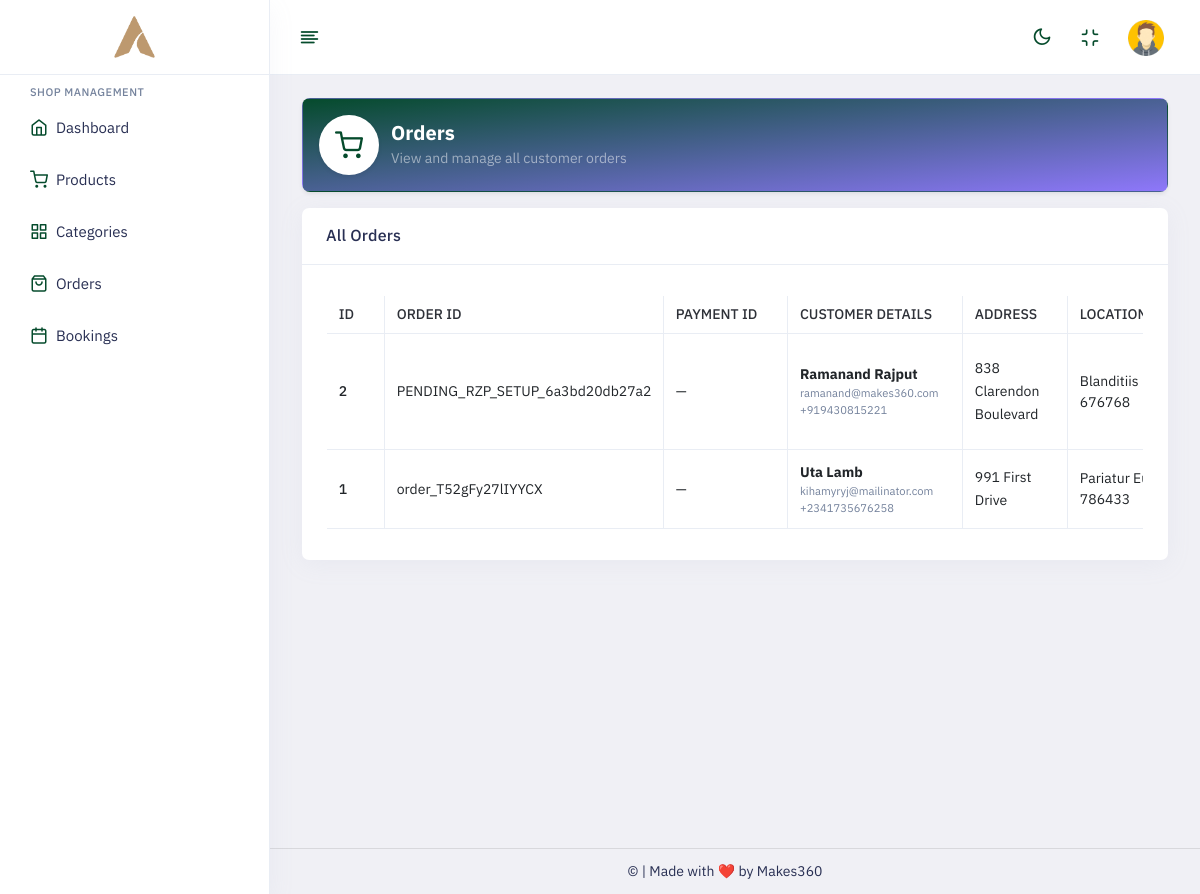
The app's page /admin/files/products/orders.php (signed in) with its own data.
### tables this page shows
CREATE TABLE `orders` (
  `id` int(11) NOT NULL,
  `order_id` varchar(100) NOT NULL,
  `payment_id` varchar(100) DEFAULT NULL,
  `name` varchar(100) NOT NULL,
  `email` varchar(100) NOT NULL,
  `phone` varchar(20) NOT NULL,
  `address1` varchar(255) NOT NULL,
  `address2` varchar(255) DEFAULT NULL,
  `state` varchar(100) NOT NULL,
  `city` varchar(100) NOT NULL,
  `pincode` varchar(20) NOT NULL,
  `total_amount` decimal(10,2) NOT NULL,
  `order_summary` text NOT NULL,
  `payment_status` varchar(50) DEFAULT 'Pending',
  `email_sent` enum('0','1') NOT NULL DEFAULT '0',
  `no_of_ratti` varchar(255) NOT NULL DEFAULT '0',
  `order_status` enum('pending','packed','shipped','delivered','cancelled') NOT NULL DEFAULT 'pending',
  `created_at` timestamp NULL DEFAULT current_timestamp()
);

### admin/files/products/orders.php (the view, shortened to what this page needs)
<?php
$conn = getSashDBConnection();
$orders = [];
$status_filter = isset($_GET['status']) ? $_GET['status'] : '';
if ($conn) {
    $query = "SELECT * FROM orders";
    $query .= " ORDER BY created_at DESC";
    $res = $conn->query($query);
    if ($res) {
        while ($row = $res->fetch_assoc()) {
            $order_id = $row['id'];
            $item_res = $conn->query("SELECT * FROM order_items WHERE order_id = $order_id");
            $items = [];
            if ($item_res) {
                while ($item_row = $item_res->fetch_assoc()) {
                    $items[] = $item_row;
                }
            }
            $row['items'] = $items;
            $orders[] = $row;
        }
    }
}
include LAYOUT_PATH . "/head.php";
?>
<body class="app sidebar-mini ltr light-mode">
    <div class="page">
        <div class="page-main">
            <?php include LAYOUT_PATH . "/header.php"; ?>
            <?php include LAYOUT_PATH . "/sidebar.php"; ?>
            <div class="main-content app-content mt-0">
                <div class="side-app">
                    <div class="main-container container-fluid">
                        <div class="page-header bg-primary-gradient p-4 rounded-3 shadow-sm mb-4">
                            <div class="d-flex align-items-center">
                                <div class="me-3">
                                    <span class="bg-white text-primary rounded-circle d-flex align-items-center justify-content-center shadow-sm" style="width:60px; height:60px; font-size:28px;">
                                        <i class="fe fe-shopping-cart"></i>
                                    </span>
                                </div>
                                <div>
                                    <h1 class="page-title text-white fw-bold mb-1">
                                        Orders <?= !empty($status_filter) ? ' - ' . ucfirst(htmlspecialchars($status_filter)) : '' ?>
                                    </h1>
                                    <p class="text-white-50 mb-0">View and manage all customer orders</p>
                                </div>
                            </div>
                        </div>
                        <div class="row">
                            <div class="col-md-12">
                                <div class="card">
                                    <div class="card-header">
                                        <h3 class="card-title">All Orders</h3>
                                    </div>
                                    <div class="card-body">
                                        <div class="table-responsive">
                                            <table class="table table-bordered text-nowrap border-bottom" id="basic-datatable">
                                                <thead>
                                                    <tr>
                                                        <th>ID</th>
                                                        <th>Order ID</th>
                                                        <th>Payment ID</th>
                                                        <th>Customer Details</th>
                                                        <th>Address</th>
                                                        <th>Location</th>
                                                    </tr>
                                                </thead>
                                                <tbody>
                                                    <?php if (empty($orders)): ?>
                                                        <tr><td colspan="13" class="text-center">No orders found yet.</td></tr>
                                                    <?php else: ?>
                                                        <?php foreach ($orders as $order): ?>
                                                        <tr>
                                                            <td class="align-middle"><strong><?= htmlspecialchars($order['id']) ?></strong></td>
                                                            <td class="align-middle"><?= htmlspecialchars($order['order_id'] ?? '—') ?></td>
                                                            <td class="align-middle"><?= htmlspecialchars($order['payment_id'] ?? '—') ?></td>
                                                            <td class="align-middle">
                                                                <div class="fw-bold"><?= htmlspecialchars($order['name'] ?? '') ?></div>
                                                                <div class="text-muted small"><?= htmlspecialchars($order['email'] ?? '') ?></div>
                                                                <div class="text-muted small"><?= htmlspecialchars($order['phone'] ?? '') ?></div>
                                                            </td>
                                                            <td class="align-middle text-wrap" style="max-width: 200px;">
                                                                <?= htmlspecialchars($order['address1'] ?? '') ?>
                                                            </td>
                                                            <td class="align-middle">
                                                                <?= htmlspecialchars($order['city'] ?? '') ?>,
                                                                <?= htmlspecialchars($order['state'] ?? '') ?><br>
                                                                <?= htmlspecialchars($order['pincode'] ?? '') ?>
                                                            </td>
                                                        </tr>
                                                        <?php endforeach; ?>
                                                    <?php endif; ?>
                                                </tbody>
                                            </table>
                                        </div>
                                    </div>
                                </div>
                            </div>
                        </div>
                    </div>
                </div>
            </div>
        </div>
        <?php include LAYOUT_PATH . "/footer.php"; ?>
    </div>
</body>
</html>

### records on screen
orders: id "2", order "PENDING_RZP_SETUP_6a3bd20db27a2", payment "—", name "Ramanand Rajput", email "ramanand@makes360.com", phone "+919430815221", address1 "838 Clarendon Boulevard", city "Blanditiis…", pincode "676768"
orders: id "1", order "order_T52gFy27lIYYCX", payment "—", name "Uta Lamb", email "kihamyryj@mailinator.com", phone "+2341735676258", address1 "991 First Drive", city "Pariatur…", pincode "786433"
